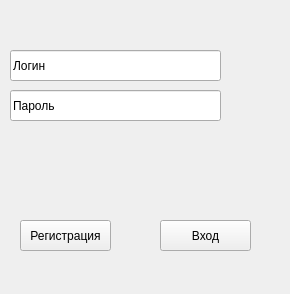
<?xml version="1.0" encoding="UTF-8"?>
<ui version="4.0">
 <class>Form</class>
 <widget class="QWidget" name="Form">
  <property name="geometry">
   <rect>
    <x>0</x>
    <y>0</y>
    <width>290</width>
    <height>294</height>
   </rect>
  </property>
  <property name="windowTitle">
   <string>Form</string>
  </property>
  <widget class="QPushButton" name="pushButton">
   <property name="geometry">
    <rect>
     <x>160</x>
     <y>220</y>
     <width>91</width>
     <height>31</height>
    </rect>
   </property>
   <property name="text">
    <string>Вход</string>
   </property>
  </widget>
  <widget class="QPushButton" name="pushButton_2">
   <property name="geometry">
    <rect>
     <x>20</x>
     <y>220</y>
     <width>91</width>
     <height>31</height>
    </rect>
   </property>
   <property name="text">
    <string>Регистрация</string>
   </property>
  </widget>
  <widget class="QLineEdit" name="lineEdit">
   <property name="geometry">
    <rect>
     <x>10</x>
     <y>50</y>
     <width>211</width>
     <height>31</height>
    </rect>
   </property>
   <property name="text">
    <string>Логин</string>
   </property>
  </widget>
  <widget class="QLineEdit" name="lineEdit_2">
   <property name="geometry">
    <rect>
     <x>10</x>
     <y>90</y>
     <width>211</width>
     <height>31</height>
    </rect>
   </property>
   <property name="text">
    <string>Пароль</string>
   </property>
  </widget>
 </widget>
 <resources/>
 <connections/>
</ui>
